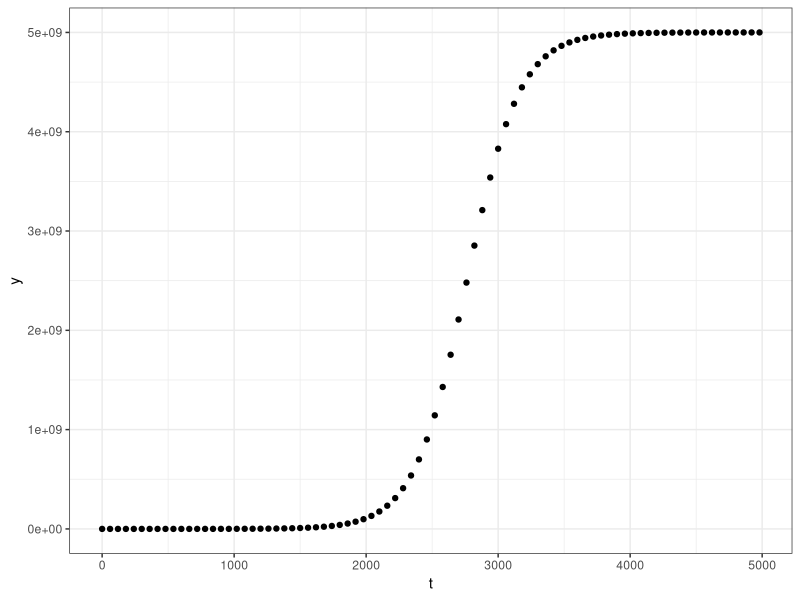
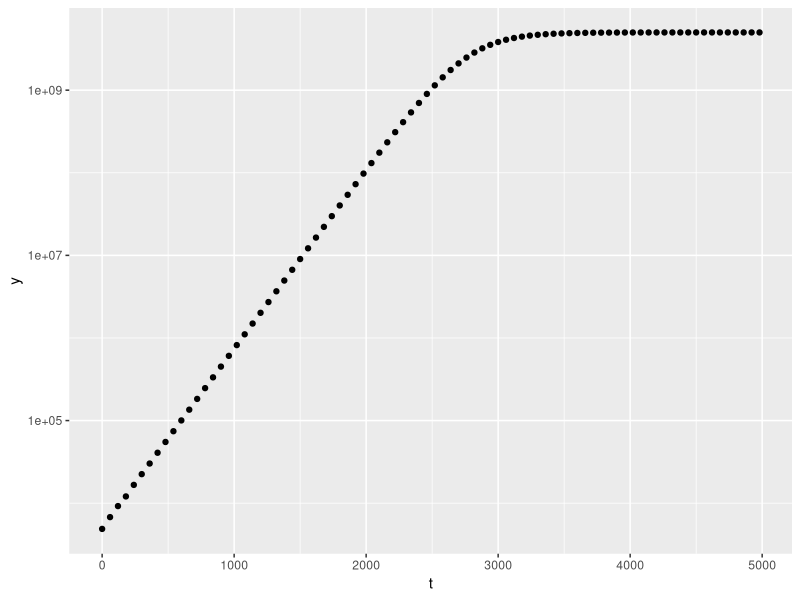

These figures' R source, in order:
#Script to plot the logistic growth data
growth_data <- read.csv("experiment3.csv")

library(ggplot2)

ggplot(aes(t,N), data = growth_data) +
  
  geom_point() +
  
  xlab("t") +
  
  ylab("y") +
  
  theme_bw()

#If we log the y-axis
ggplot(aes(t,N), data = growth_data) +
  
  geom_point() +
  
  xlab("t") +
  
  ylab("y") +
  
  scale_y_continuous(trans='log10')



